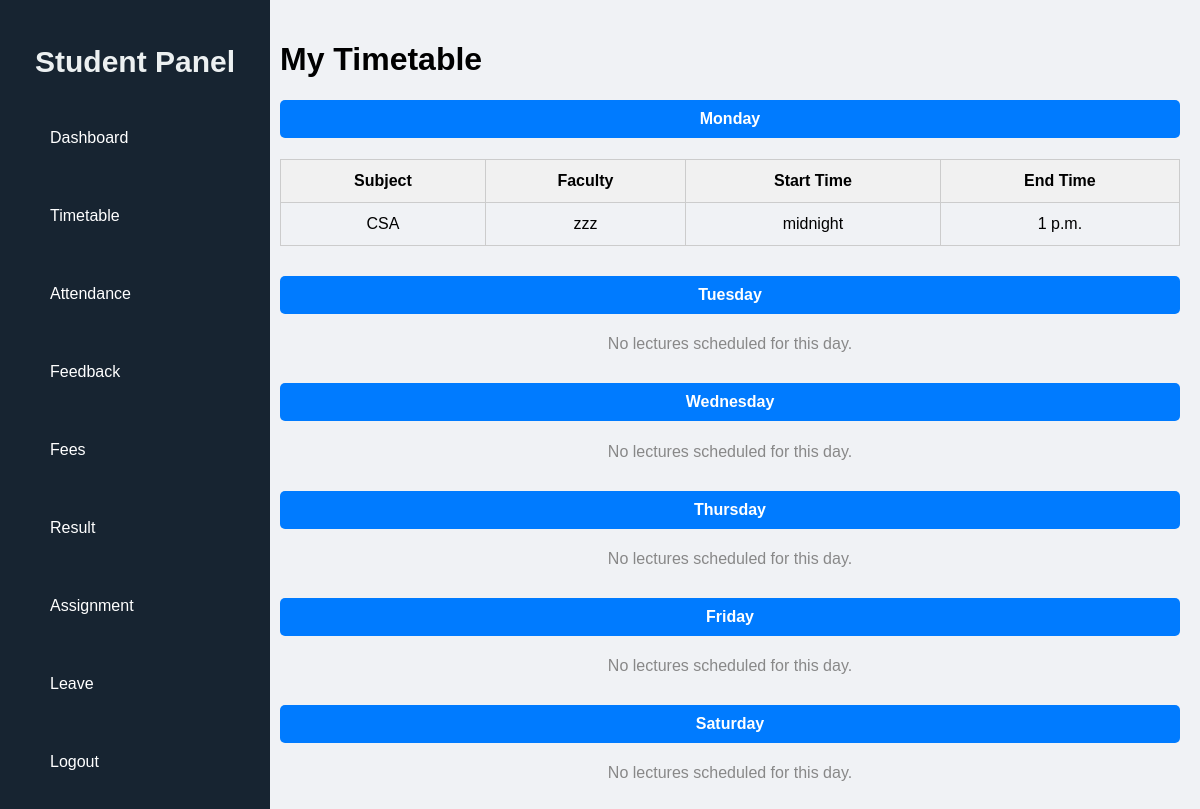
The app's page /student/timetable/ (signed in) with its own data.
### CMS/models.py (models this page shows, shortened)
class Timetable(models.Model):
    DAY_CHOICES = (
        ('Monday', 'Monday'),
        ('Tuesday', 'Tuesday'),
        ('Wednesday', 'Wednesday'),
        ('Thursday', 'Thursday'),
        ('Friday', 'Friday'),
        ('Saturday', 'Saturday'),
    )
    SEMESTER_CHOICES = (
        ('Semester 1', 'Semester 1'),
        ('Semester 2', 'Semester 2'),
        ('Semester 3', 'Semester 3'),
        ('Semester 4', 'Semester 4'),
        ('Semester 5', 'Semester 5'),
        ('Semester 6', 'Semester 6'),
        ('Semester 7', 'Semester 7'),
        ('Semester 8', 'Semester 8'),
    )
    department = models.ForeignKey(Department, on_delete=models.CASCADE)
    semester = models.CharField(max_length=20,choices=SEMESTER_CHOICES)
    subject = models.ForeignKey(Subject, on_delete=models.CASCADE)
    faculty = models.ForeignKey(Faculty, on_delete=models.CASCADE)
    day = models.CharField(max_length=20, choices=DAY_CHOICES)
    start_time = models.TimeField(null=True, blank=True)
    end_time = models.TimeField(null=True, blank=True)

class Subject(models.Model):
    name = models.CharField(max_length=100)
    department = models.ForeignKey(Department, on_delete=models.CASCADE)
    faculty = models.ForeignKey(Faculty, on_delete=models.SET_NULL, null=True)
    semester = models.IntegerField()

class Faculty(models.Model):
    GENDER_CHOICES = (
        ('Male', 'Male'),
        ('Female', 'Female'),
        ('Other', 'Other'),
    )
    user = models.OneToOneField(CustomUser, on_delete=models.CASCADE)
    department = models.ForeignKey(Department, on_delete=models.CASCADE)
    contact_number = models.CharField(max_length=15,unique=True)
    gender = models.CharField(max_length=10, choices=GENDER_CHOICES)
    address = models.TextField()
    DOJ = models.DateField()
    def __str__(self):
        return f"{self.user.username}"

class CustomUser(AbstractUser):
    USER_ROLES = (
        ('student', 'Student'),
        ('faculty', 'Faculty'),
        ('hod', 'HOD'),
    )
    user_type = models.CharField(max_length=10, choices=USER_ROLES, default='student')
    email = models.EmailField(unique=True)
    role = models.CharField(max_length=10, choices=USER_ROLES)

### CMS/views.py (the view)
# urls.py: path("student/timetable/", views.student_timetable, name="student_timetable"),
@login_required
def student_timetable(request):
    student = Student.objects.get(user=request.user)
    formatted_semester = f"Semester {student.semester}"
    timetable_entries = Timetable.objects.filter(
        department=student.department,
        semester=formatted_semester
    ).order_by('day', 'start_time')
    days = ['Monday', 'Tuesday', 'Wednesday', 'Thursday', 'Friday', 'Saturday']
    day_wise_timetable = {day: [] for day in days}
    for entry in timetable_entries:
        day_wise_timetable[entry.day].append(entry)
    context = {
        'timetable_by_day': day_wise_timetable,
    }
    return render(request, 'student_timetable.html', context)

### CMS/templates/student_timetable.html (shortened to what this page needs)
{% load static %}
<!DOCTYPE html>
<html lang="en">
<head>
    <link rel="stylesheet" href="{%static 'css/student_timetable.css' %}">
    <link rel="stylesheet" href="{% static 'css/sidebar.css' %}">
</head>
<body>
    <div class="dashboard-container">
        {% include 'student_sidebar.html' %}
        <div class="main-content">
            <h1>My Timetable</h1>
        {% for day, lectures in timetable_by_day.items %}
            <div class="day-section">
                <h4>{{ day }}</h4>
                {% if lectures %}
                    <table>
                        <thead>
                            <tr>
                                <th>Subject</th>
                                <th>Faculty</th>
                                <th>Start Time</th>
                                <th>End Time</th>
                            </tr>
                        </thead>
                        <tbody>
                            {% for lecture in lectures %}
                                <tr>
                                    <td>{{ lecture.subject.name }}</td>
                                    <td>{{ lecture.faculty }}</td>
                                    <td>{{ lecture.start_time }}</td>
                                    <td>{{ lecture.end_time }}</td>
                                </tr>
                            {% endfor %}
                        </tbody>
                    </table>
                {% else %}
                    <p class="no-class">No lectures scheduled for this day.</p>
                {% endif %}
            </div>
        {% endfor %}
    </div>
    </div>
</body>
</html>

### CMS/static/css/student_timetable.css (style rules this page uses)
.day-section { margin-bottom: 30px; }
.day-section h4 { background-color: #007bff; color: white; padding: 10px; border-radius: 5px; text-align: center; }
table { width: 100%; border-collapse: collapse; margin-top: 10px; }
th, td { padding: 12px; border: 1px solid #ccc; text-align: center; }
th { background-color: #f1f1f1; }
.no-class { text-align: center; color: #888; }

### CMS/static/css/sidebar.css (style rules this page uses)
body { margin: 0; font-family: Arial, sans-serif; background-color: #f0f2f5; }
.dashboard-container { display: flex; height: 100vh; }
.main-content { margin-left: 260px; padding: 20px; flex-grow: 1; overflow-y: auto; }

### records on screen
Timetable: day "Monday", subject.name "CSA", faculty "zzz", start_time "midnight", end_time "1 p.m."

### other values on screen
{{ day }} "Tuesday" "Wednesday" "Thursday" "Friday" "Saturday"
